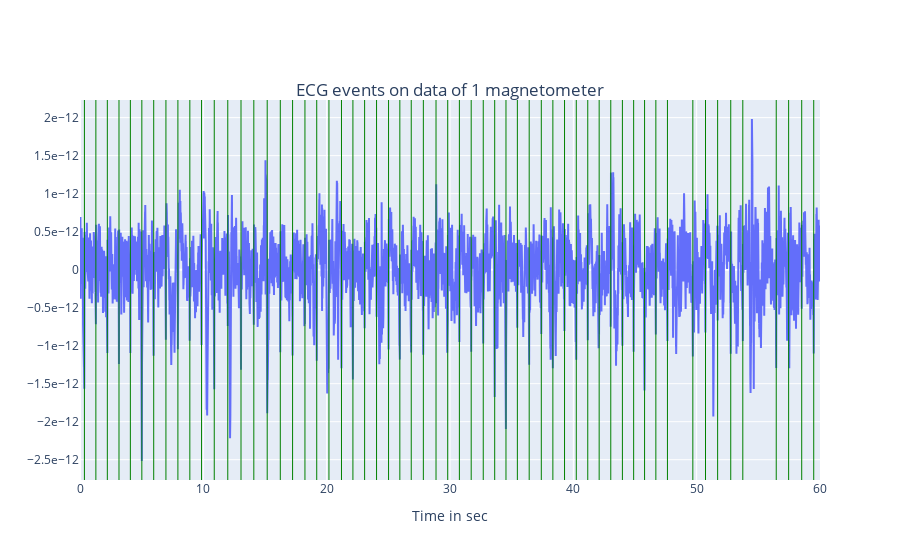

Notebook code for this chart:
### Code cell
#Plot the found ECG events on one of the channels:

selected_mags = [item[1] for item in mags]
selected_grads = [item[1] for item in grads]
data_mags, _ = filtered_d[selected_mags, :]  
data_grads, _ = filtered_d[selected_grads, :]  

dt=duration/len(data_mags[30]) #samplig frequency (resampled data)

#ecg_events_times_ind=np.array(ecg_events_times*raw.info['sfreq']/1000).astype(int)

#t=np.arange(0, duration, dt) 
t=np.arange(0, 60, 1/raw.info['sfreq'])

fig = go.Figure()
fig.add_trace(go.Scatter(x=t, y=data_mags[2], name='data'));
#fig.add_vline(x=ecg_events_times, line_width=1, line_dash="dash", line_color="green")
for ecg in ecg_events_times:
    fig.add_vline(x=ecg, line_width=1, line_color="green")

fig.update_layout(
    title={
    'text': "ECG events on data of 1 magnetometer",
    'y':0.85,
    'x':0.5,
    'xanchor': 'center',
    'yanchor': 'top'},
    xaxis_title="Time in sec",
    yaxis = dict(
        showexponent = 'all',
        exponentformat = 'e'))

fig.show()

### Figure 1 — Plotly figure (JSON) as saved in the notebook; plotly's stock layout.template omitted (floating-point values rounded to 4 significant figures; data arrays with more than 128 entries replaced by an {"elided": "..."} marker saying what was removed)
{"data": [{"name": "data", "type": "scatter", "x": {"elided": "60000 float values"}, "y": {"elided": "60001 float values"}}], "layout": {"shapes": [{"line": {"color": "green", "width": 1}, "type": "line", "x0": 0.358, "x1": 0.358, "xref": "x", "y0": 0, "y1": 1, "yref": "y domain"}, {"line": {"color": "green", "width": 1}, "type": "line", "x0": 1.287, "x1": 1.287, "xref": "x", "y0": 0, "y1": 1, "yref": "y domain"}, {"line": {"color": "green", "width": 1}, "type": "line", "x0": 2.216, "x1": 2.216, "xref": "x", "y0": 0, "y1": 1, "yref": "y domain"}, {"line": {"color": "green", "width": 1}, "type": "line", "x0": 3.161, "x1": 3.161, "xref": "x", "y0": 0, "y1": 1, "yref": "y domain"}, {"line": {"color": "green", "width": 1}, "type": "line", "x0": 4.084, "x1": 4.084, "xref": "x", "y0": 0, "y1": 1, "yref": "y domain"}, {"line": {"color": "green", "width": 1}, "type": "line", "x0": 5.014, "x1": 5.014, "xref": "x", "y0": 0, "y1": 1, "yref": "y domain"}, {"line": {"color": "green", "width": 1}, "type": "line", "x0": 5.976, "x1": 5.976, "xref": "x", "y0": 0, "y1": 1, "yref": "y domain"}, {"line": {"color": "green", "width": 1}, "type": "line", "x0": 6.967, "x1": 6.967, "xref": "x", "y0": 0, "y1": 1, "yref": "y domain"}, {"line": {"color": "green", "width": 1}, "type": "line", "x0": 7.938, "x1": 7.938, "xref": "x", "y0": 0, "y1": 1, "yref": "y domain"}, {"line": {"color": "green", "width": 1}, "type": "line", "x0": 8.906, "x1": 8.906, "xref": "x", "y0": 0, "y1": 1, "yref": "y domain"}, {"line": {"color": "green", "width": 1}, "type": "line", "x0": 9.855, "x1": 9.855, "xref": "x", "y0": 0, "y1": 1, "yref": "y domain"}, {"line": {"color": "green", "width": 1}, "type": "line", "x0": 10.88, "x1": 10.88, "xref": "x", "y0": 0, "y1": 1, "yref": "y domain"}, {"line": {"color": "green", "width": 1}, "type": "line", "x0": 11.98, "x1": 11.98, "xref": "x", "y0": 0, "y1": 1, "yref": "y domain"}, {"line": {"color": "green", "width": 1}, "type": "line", "x0": 13.05, "x1": 13.05, "xref": "x", "y0": 0, "y1": 1, "yref": "y domain"}, {"line": {"color": "green", "width": 1}, "type": "line", "x0": 14.09, "x1": 14.09, "xref": "x", "y0": 0, "y1": 1, "yref": "y domain"}, {"line": {"color": "green", "width": 1}, "type": "line", "x0": 15.18, "x1": 15.18, "xref": "x", "y0": 0, "y1": 1, "yref": "y domain"}, {"line": {"color": "green", "width": 1}, "type": "line", "x0": 16.24, "x1": 16.24, "xref": "x", "y0": 0, "y1": 1, "yref": "y domain"}, {"line": {"color": "green", "width": 1}, "type": "line", "x0": 17.24, "x1": 17.24, "xref": "x", "y0": 0, "y1": 1, "yref": "y domain"}, {"line": {"color": "green", "width": 1}, "type": "line", "x0": 18.24, "x1": 18.24, "xref": "x", "y0": 0, "y1": 1, "yref": "y domain"}, {"line": {"color": "green", "width": 1}, "type": "line", "x0": 19.19, "x1": 19.19, "xref": "x", "y0": 0, "y1": 1, "yref": "y domain"}, {"line": {"color": "green", "width": 1}, "type": "line", "x0": 20.18, "x1": 20.18, "xref": "x", "y0": 0, "y1": 1, "yref": "y domain"}, {"line": {"color": "green", "width": 1}, "type": "line", "x0": 21.2, "x1": 21.2, "xref": "x", "y0": 0, "y1": 1, "yref": "y domain"}, {"line": {"color": "green", "width": 1}, "type": "line", "x0": 22.13, "x1": 22.13, "xref": "x", "y0": 0, "y1": 1, "yref": "y domain"}, {"line": {"color": "green", "width": 1}, "type": "line", "x0": 23.08, "x1": 23.08, "xref": "x", "y0": 0, "y1": 1, "yref": "y domain"}, {"line": {"color": "green", "width": 1}, "type": "line", "x0": 24.04, "x1": 24.04, "xref": "x", "y0": 0, "y1": 1, "yref": "y domain"}, {"line": {"color": "green", "width": 1}, "type": "line", "x0": 25.02, "x1": 25.02, "xref": "x", "y0": 0, "y1": 1, "yref": "y domain"}, {"line": {"color": "green", "width": 1}, "type": "line", "x0": 25.93, "x1": 25.93, "xref": "x", "y0": 0, "y1": 1, "yref": "y domain"}, {"line": {"color": "green", "width": 1}, "type": "line", "x0": 26.86, "x1": 26.86, "xref": "x", "y0": 0, "y1": 1, "yref": "y domain"}, {"line": {"color": "green", "width": 1}, "type": "line", "x0": 27.84, "x1": 27.84, "xref": "x", "y0": 0, "y1": 1, "yref": "y domain"}, {"line": {"color": "green", "width": 1}, "type": "line", "x0": 28.87, "x1": 28.87, "xref": "x", "y0": 0, "y1": 1, "yref": "y domain"}, {"line": {"color": "green", "width": 1}, "type": "line", "x0": 29.81, "x1": 29.81, "xref": "x", "y0": 0, "y1": 1, "yref": "y domain"}, {"line": {"color": "green", "width": 1}, "type": "line", "x0": 30.76, "x1": 30.76, "xref": "x", "y0": 0, "y1": 1, "yref": "y domain"}, {"line": {"color": "green", "width": 1}, "type": "line", "x0": 31.72, "x1": 31.72, "xref": "x", "y0": 0, "y1": 1, "yref": "y domain"}, {"line": {"color": "green", "width": 1}, "type": "line", "x0": 32.7, "x1": 32.7, "xref": "x", "y0": 0, "y1": 1, "yref": "y domain"}, {"line": {"color": "green", "width": 1}, "type": "line", "x0": 33.62, "x1": 33.62, "xref": "x", "y0": 0, "y1": 1, "yref": "y domain"}, {"line": {"color": "green", "width": 1}, "type": "line", "x0": 34.54, "x1": 34.54, "xref": "x", "y0": 0, "y1": 1, "yref": "y domain"}, {"line": {"color": "green", "width": 1}, "type": "line", "x0": 35.46, "x1": 35.46, "xref": "x", "y0": 0, "y1": 1, "yref": "y domain"}, {"line": {"color": "green", "width": 1}, "type": "line", "x0": 36.42, "x1": 36.42, "xref": "x", "y0": 0, "y1": 1, "yref": "y domain"}, {"line": {"color": "green", "width": 1}, "type": "line", "x0": 37.4, "x1": 37.4, "xref": "x", "y0": 0, "y1": 1, "yref": "y domain"}, {"line": {"color": "green", "width": 1}, "type": "line", "x0": 38.34, "x1": 38.34, "xref": "x", "y0": 0, "y1": 1, "yref": "y domain"}, {"line": {"color": "green", "width": 1}, "type": "line", "x0": 39.29, "x1": 39.29, "xref": "x", "y0": 0, "y1": 1, "yref": "y domain"}, {"line": {"color": "green", "width": 1}, "type": "line", "x0": 40.24, "x1": 40.24, "xref": "x", "y0": 0, "y1": 1, "yref": "y domain"}, {"line": {"color": "green", "width": 1}, "type": "line", "x0": 41.17, "x1": 41.17, "xref": "x", "y0": 0, "y1": 1, "yref": "y domain"}, {"line": {"color": "green", "width": 1}, "type": "line", "x0": 42.09, "x1": 42.09, "xref": "x", "y0": 0, "y1": 1, "yref": "y domain"}, {"line": {"color": "green", "width": 1}, "type": "line", "x0": 43.03, "x1": 43.03, "xref": "x", "y0": 0, "y1": 1, "yref": "y domain"}, {"line": {"color": "green", "width": 1}, "type": "line", "x0": 43.98, "x1": 43.98, "xref": "x", "y0": 0, "y1": 1, "yref": "y domain"}, {"line": {"color": "green", "width": 1}, "type": "line", "x0": 44.89, "x1": 44.89, "xref": "x", "y0": 0, "y1": 1, "yref": "y domain"}, {"line": {"color": "green", "width": 1}, "type": "line", "x0": 45.77, "x1": 45.77, "xref": "x", "y0": 0, "y1": 1, "yref": "y domain"}, {"line": {"color": "green", "width": 1}, "type": "line", "x0": 46.69, "x1": 46.69, "xref": "x", "y0": 0, "y1": 1, "yref": "y domain"}, {"line": {"color": "green", "width": 1}, "type": "line", "x0": 47.63, "x1": 47.63, "xref": "x", "y0": 0, "y1": 1, "yref": "y domain"}, {"line": {"color": "green", "width": 1}, "type": "line", "x0": 49.69, "x1": 49.69, "xref": "x", "y0": 0, "y1": 1, "yref": "y domain"}, {"line": {"color": "green", "width": 1}, "type": "line", "x0": 50.72, "x1": 50.72, "xref": "x", "y0": 0, "y1": 1, "yref": "y domain"}, {"line": {"color": "green", "width": 1}, "type": "line", "x0": 51.7, "x1": 51.7, "xref": "x", "y0": 0, "y1": 1, "yref": "y domain"}, {"line": {"color": "green", "width": 1}, "type": "line", "x0": 52.76, "x1": 52.76, "xref": "x", "y0": 0, "y1": 1, "yref": "y domain"}, {"line": {"color": "green", "width": 1}, "type": "line", "x0": 53.74, "x1": 53.74, "xref": "x", "y0": 0, "y1": 1, "yref": "y domain"}, {"line": {"color": "green", "width": 1}, "type": "line", "x0": 56.45, "x1": 56.45, "xref": "x", "y0": 0, "y1": 1, "yref": "y domain"}, {"line": {"color": "green", "width": 1}, "type": "line", "x0": 57.46, "x1": 57.46, "xref": "x", "y0": 0, "y1": 1, "yref": "y domain"}, {"line": {"color": "green", "width": 1}, "type": "line", "x0": 58.52, "x1": 58.52, "xref": "x", "y0": 0, "y1": 1, "yref": "y domain"}, {"line": {"color": "green", "width": 1}, "type": "line", "x0": 59.49, "x1": 59.49, "xref": "x", "y0": 0, "y1": 1, "yref": "y domain"}], "title": {"text": "ECG events on data of 1 magnetometer", "x": 0.5, "xanchor": "center", "y": 0.85, "yanchor": "top"}, "xaxis": {"title": {"text": "Time in sec"}}, "yaxis": {"exponentformat": "e", "showexponent": "all"}}}
